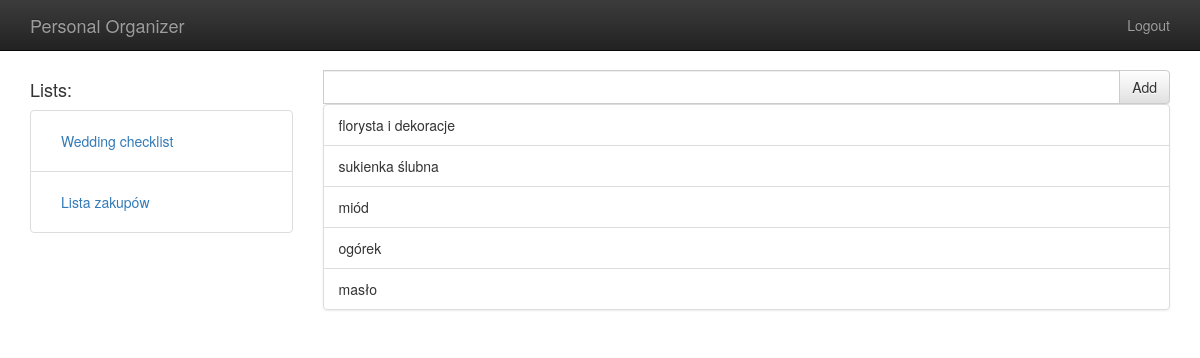
Before: /interface/home (signed in) with the older database file.
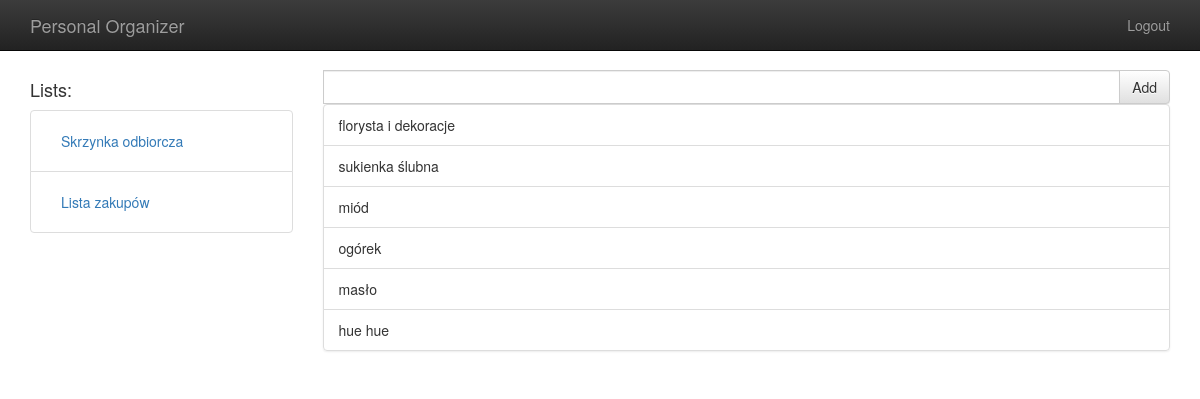
After: the same page with the newer database file.
### website/models.py (models this page shows, shortened)
class List(models.Model):
    user = models.ForeignKey(User, related_name="owner", on_delete=models.CASCADE)
    date = models.DateTimeField(auto_now_add=True)
    date = models.DateTimeField(auto_now=True)
    name = models.CharField(max_length=300, default="your list")

class Item(models.Model):
    text = models.CharField(max_length=300, default="", verbose_name="")
    date = models.DateTimeField(auto_now=True)
    list = models.ForeignKey(List, on_delete=models.CASCADE)
    marked = models.BooleanField(default=True)

### interface/views.py (the view)
# urls.py: 2. Add a URL to urlpatterns:  path('', views.home, name='home')
@login_required
def home(request):
    if request.method == "POST":
        if 'addItem' in request.POST:
            item = Item(
                list_id=1
            )
            form = AddItemForm(instance=item, data=request.POST)
            if form.is_valid():
                form.save()
            form = AddItemForm()
    else:
        form = AddItemForm()
    return  render(request, "interface/home.html",
                   {
                       'items': Item.objects.all(),
                       'lists': List.objects.all(),
                       'addItemForm' : form
                    })

### interface/forms.py
class AddItemForm(ModelForm):
    class Meta:
        model = Item
        exclude = ('date', 'marked', 'list')

### templates/interface/home.html (shortened to what this page needs)
{% extends "base.html" %}
{% load crispy_forms_tags %}
{% block content %}
<div class="row content">
    <div class="col-sm-3 sidenav">
        <h4>Lists:</h4>
        <ul class="nav">
             {% for l in lists %}
            <li class="list-group-item">
                <a href="">{{ l.name }}</a>
            </li>
            {% endfor %}
        </ul>
    </div>
    <div class="col-sm-9">
        <form method="post" action="{% url 'user_page' %}">
            <div class="input-group">
                {{ addItemForm | crispy }}
                <span class="input-group-btn">
                    <button class="btn btn-default" name="addItem" type="submit">Add</button>
                </span>
            </div>
        </form>
        <ul class="list-group">
            {% for i in items %}
            <li class="list-group-item">
                {{i.text}}
            </li>
            {% endfor %}
        </ul>
    </div>
</div>
{% endblock %}

### templates/base.html (shortened to what this page needs)
{% load staticfiles %}
<!doctype html>
 <html class="no-js" lang="">
    <head>
        <link rel="stylesheet" href="{% static 'css/bootstrap.min.css' %}">
        <link rel="stylesheet" href="{% static 'css/bootstrap-theme.min.css' %}">
        <link rel="stylesheet" href="{% static 'css/main.css' %}">
    </head>
    <body>
    <nav class="navbar navbar-inverse navbar-fixed-top" role="navigation">
      <div class="container">
        <div class="navbar-header">
          <a class="navbar-brand" href="/">Personal Organizer</a>
        </div>
        <div id="navbar" class="navbar-collapse collapse">
           <ul class="nav navbar-nav navbar-right">
            {% if user.is_authenticated %}
                <li><a href="{% url 'logout' %}">Logout</a></li>
            {% else %}
                <li><a href="{% url 'login' %}">Login</a></li>
            {% endif %}
        </ul>
        </div>
      </div>
    </nav>
    <div class="container">
        {% block content %}
        {% endblock %}
    </div>
    </body>
</html>

### templates/base.html (style rules this page uses)
body { padding-top: 70px; padding-bottom: 20px; }

Changed rows visible on the page:
changed List: name "Wedding checklist" → "Skrzynka odbiorcza"
added Item: text "hue hue"
